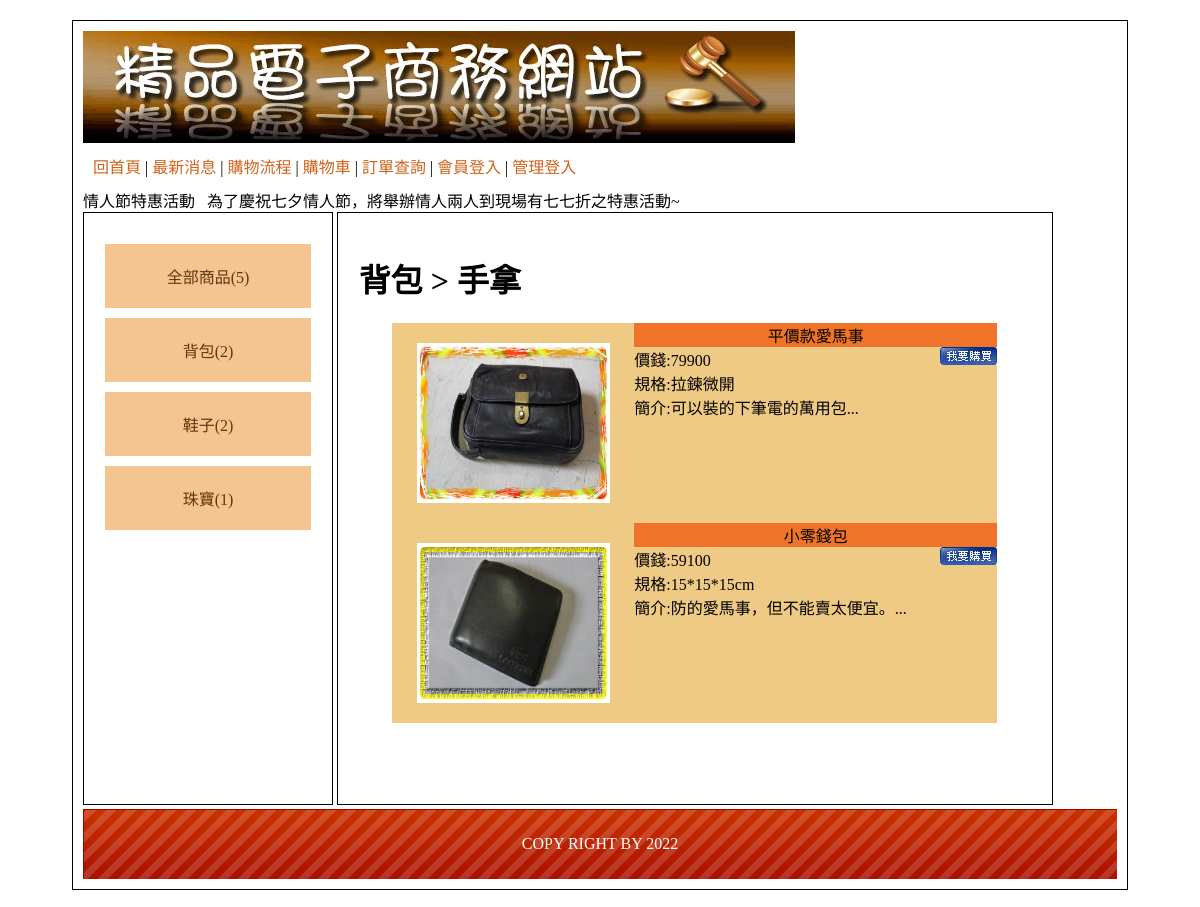
Page /?type=2 on the committed database.
### tables this page shows
CREATE TABLE `web04_type` (
  `id` int(10) NOT NULL,
  `name` text NOT NULL,
  `parent` int(2) NOT NULL DEFAULT 0
);

CREATE TABLE `web04_goods` (
  `id` int(10) NOT NULL,
  `no` text NOT NULL,
  `name` text NOT NULL,
  `price` int(5) NOT NULL,
  `stock` int(5) NOT NULL,
  `spec` text NOT NULL,
  `intro` text NOT NULL,
  `img` text NOT NULL,
  `big` int(5) NOT NULL,
  `mid` int(5) NOT NULL,
  `sh` int(2) NOT NULL
);

CREATE TABLE `web04_bottom` (
  `id` int(10) NOT NULL,
  `bottom` text NOT NULL
);

### base.php (called while the page is built, shortened)
<?php
class DB{
    private $dsn="mysql:host=localhost;charset=utf8;dbname=web04";
    private $pdo;
    public $table;
    function __construct($table){
        $this->table=$table;
        $this->pdo=new PDO($this->dsn,'root','');
    }
    function all(...$arg){
        $sql="SELECT * FROM $this->table ";
        switch(count($arg)){
            case 1:
                if(is_array($arg[0])){
                    foreach($arg[0] as $key => $val){
                        $tmp[]="`$key`='$val'";
                    }
                    $sql .= " WHERE " . implode(" && ",$tmp);
                }else{
                    $sql .= $arg[0];
                }
            break;
        }
        return $this->pdo->query($sql)->fetchAll(PDO::FETCH_ASSOC);
    }
    function find($id){
        $sql="SELECT * FROM $this->table ";
        if(is_array($id)){
            foreach($id as $key => $val){
                $tmp[]="`$key`='$val'";
            }
            $sql .= " WHERE " . implode(" && ",$tmp);
        }else{
            $sql .= " WHERE `id`='$id'";
        }
        return $this->pdo->query($sql)->fetch(PDO::FETCH_ASSOC);
    }
    function math($math,$col,...$arg){
        $sql="SELECT $math($col) FROM $this->table ";
        switch(count($arg)){
            case 1:
                if(is_array($arg[0])){
                    foreach($arg[0] as $key => $val){
                        $tmp[]="`$key`='$val'";
                    }
                    $sql .= " WHERE " . implode(" && ",$tmp);
                }else{
                    $sql .= $arg[0];
                }
            break;
        }
        return $this->pdo->query($sql)->fetchColumn();
    }
}
$Bot=new DB('web04_bottom');
$Type=new DB('web04_type');
$Goods=new DB('web04_goods');
?>

### index.php (the view, shortened to what this page needs)
<?php include_once "base.php";
ob_start(); ?>
<!DOCTYPE html PUBLIC "-//W3C//DTD XHTML 1.0 Transitional//EN" "http://www.w3.org/TR/xhtml1/DTD/xhtml1-transitional.dtd">
<html xmlns="http://www.w3.org/1999/xhtml">
<head>
        <link href="./css/css.css" rel="stylesheet" type="text/css">
</head>
<body>
        <div id="main">
                <div id="top">
                        <a href="?">
                                <img src="./icon/0416.jpg">
                        </a>
                        <div style="padding:10px;">
                                <a href="?">回首頁</a> |
                                <a href="?do=news">最新消息</a> |
                                <a href="?do=look">購物流程</a> |
                                <a href="?do=buycart">購物車</a> |
                                <a href="?do=order">訂單查詢</a> |
                                <?php
                                if (isset($_SESSION['mem'])) {
                                        echo "<a href='#' onclick=logout('member')>登出</a>";
                                } else {
                                        echo "<a href='?do=login'>會員登入</a>";
                                }
                                echo " | ";
                                if (isset($_SESSION['admin'])) {
                                        echo "<a href='back.php'>返回管理</a>";
                                } else {
                                        echo "<a href='?do=admin'>管理登入</a>";
                                }
                                ?>
                        </div>
                        情人節特惠活動 &nbsp; 為了慶祝七夕情人節，將舉辦情人兩人到現場有七七折之特惠活動~
                </div>
                <div id="left" class="ct">
                        <div style="min-height:400px;">
                        <a href="?type=0">全部商品(<?=$Goods->math('count','*',['sh'=>1]);?>)</a>
                        <?php
                        $bigs=$Type->all(['parent'=>0]);
                        foreach($bigs as $big){
                                echo "<div class='ww'>";
                                echo "<a href='?type={$big['id']}'>";
                                echo   $big['name'];
                                echo "(".$Goods->math('count','*',['big'=>$big['id']]).")";
                                echo "</a>";
                                echo "</div>";
                        }
                        ?>
                        </div>
                        </div>
                <div id="right">
                        <?php
                        $do = $_GET['do'] ?? 'main';
                        $files = 'front/' . $do . '.php';
                        if (file_exists($files)) {
                                include $files;
                        } else {
                                include 'front/main.php';
                        }
                        ?>
                </div>
                <div id="bottom" style="line-height:70px;background:url(icon/bot.png); color:#FFF;" class="ct">
                        <?= $Bot->find(1)['bottom']; ?> </div>
        </div>
</body>
</html>

### front/main.php
<?php
$id=$_GET['type']??0;
if($id==0){
    $nav="全部商品";
    $goods=$Goods->all(['sh'=>1]);
}else{
    $type=$Type->find($id);
    if($type['parent']==0){
        $nav=$type['name'];
        $goods=$Goods->all(['big'=>$id,'sh'=>1]);
    }else{
        $type_mid=$Type->find($type['parent']);
        $nav=$type_mid['name'] . " > " . $type['name'];
        $goods=$Goods->all(['mid'=>$id,'sh'=>1]);
    }
}
?>
<h1><?=$nav;?></h1>
<?php
    foreach($goods as $good){
?>
<div class='all' style="display:flex;height:200px;">
    <div class='pp' style="width:40%">
        <a href="?do=detail&id=<?=$good['id'];?>"
          style="display:flex;height:100%;justify-content:center;align-items:center">
            <img src="img/<?=$good['img'];?>" style="width:80%;height:80%">
        </a>
    </div>
    <div class='pp' style="width:60%">
        <div class="tt ct"><?=$good['name'];?></div>
        <div>
            價錢:<?=$good['price'];?>
            <a href='?do=buycart&id=<?=$good['id'];?>&qt=1'
              style="float:right">
              <img src="icon/0402.jpg">
            </a>
        </div>
        <div>規格:<?=$good['spec'];?></div>
        <div>簡介:<?=mb_substr($good['intro'],0,20);?>...</div>
    </div>
</div>
<?php
    }
?>

### css/css.css (style rules this page uses)
body { font-family:"微軟正黑體"; }
#main { width:1034px; padding:10px; margin:20px auto 20px auto; border:#000 solid 1px; min-height:768px; }
#top a { color:#CE631C; text-decoration:none; }
#left { display:inline-block; width:20%; padding:2%; min-height:550px; vertical-align:top; border:#000 1px solid; }
#left a { display:block; padding:20px 5px 20px 5px; text-decoration:none; background:#F4C591; margin:10px auto 10px auto; color:#65350A; }
.ct { text-align:center; }
#right { display:inline-block; width:65%; padding:2%; height:550px; border:#000 1px solid; overflow:auto; }
#bottom { height:70px; background:url(icon/bot.png); background-size:cover; }
.all { width:90%; margin:auto; }
.tt { background:#EF7429; }
.pp { background:#EFCA85; }

### rows in the picture
web04_type: name "背包", math "2"
web04_type: name "鞋子", math "2"
web04_type: name "珠寶", math "1"
web04_goods: $good['id'] 1 (drawn), img (picture), name "平價款愛馬事", price "79900", spec "拉鍊微開", intro "可以裝的下筆電的萬用包"
web04_goods: img (picture), name "小零錢包", price "59100", spec "15*15*15cm", intro "防的愛馬事，但不能賣太便宜。"
web04_bottom: bottom "COPY RIGHT BY 2022"

### other values in the picture
$Goods->math('count','*',['sh'=>1]) "5"
$nav "背包 > 手拿"
